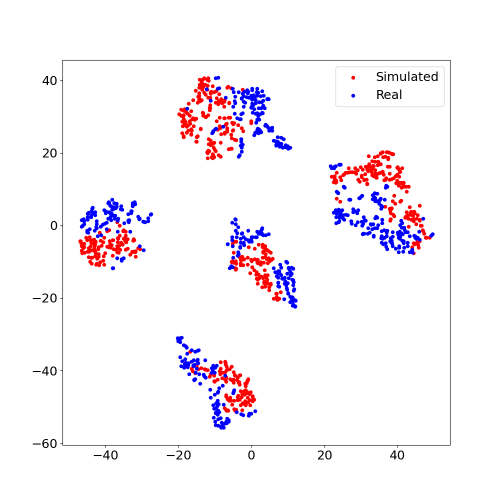
#> input picture figures/chap3_aba_s2m/s2m_all.png, 1000 x 1000 px, found by its file name (shown at 1/2 size)
$ python crop.py
#> lines starting #> are read from the running program, lines starting #| are printed output that depends on the picture
# 导入图片处理库
from PIL import Image

def center_crop_img(image_path, save_path, target_width, target_height):
    """
    图片中心裁剪函数
    :param image_path: 你的图片路径(必填)
    :param save_path: 裁剪后的图片保存路径(必填)
    :param target_width: 裁剪后的目标宽度(像素)
    :param target_height: 裁剪后的目标高度(像素)
    """
#> called with image_path = 'figures\\chap3_aba_s2m\\s2m_all.png', target_width = 900, target_height = 900
    # 打开图片
    img = Image.open(image_path)
#> img is the input picture: PIL image 1000x1000 RGBA; mean R, G, B, A 248.2, 243, 248, 255
    # 获取图片原始宽高
    raw_width, raw_height = img.size
#> raw_width = 1000; raw_height = 1000
    print(f"原始图片尺寸：宽{raw_width}px × 高{raw_height}px")
#| 原始图片尺寸：宽1000px × 高1000px
    print(f"要裁剪的尺寸：宽{target_width}px × 高{target_height}px")

    # ========== 核心：中心裁剪的坐标计算（固定公式，无需修改） ==========
    # 计算裁剪的起始x坐标 = (原图宽 - 目标宽) / 2
    crop_x = (raw_width - target_width) // 2
#> crop_x = 50
    # 计算裁剪的起始y坐标 = (原图高 - 目标高) / 2
    crop_y = (raw_height - target_height) // 2
#> crop_y = 50
    # 裁剪的结束坐标
    crop_x2 = crop_x + target_width
#> crop_x2 = 950
    crop_y2 = crop_y + target_height
#> crop_y2 = 950

    # 执行裁剪（核心方法，pillow的crop传参格式：(左上x, 左上y, 右下x, 右下y)）
    crop_img = img.crop((crop_x, crop_y, crop_x2, crop_y2))
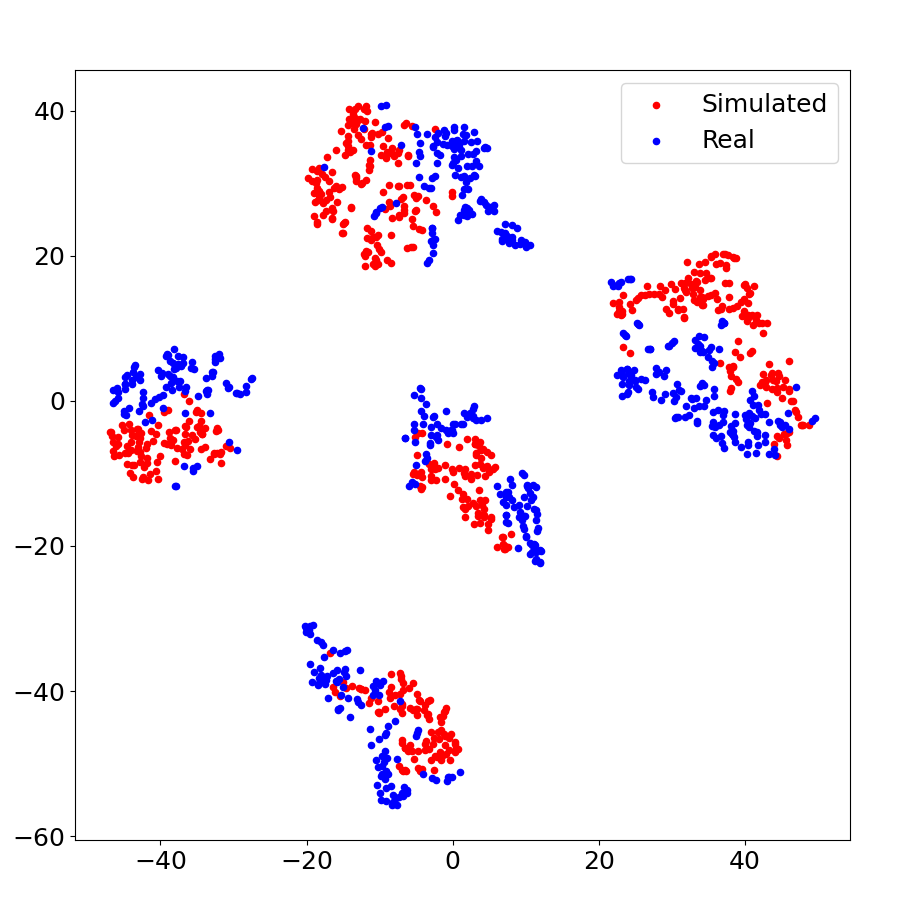
#> crop_img: PIL image 900x900 RGBA; mean R, G, B, A 246.6, 240.1, 246.4, 255
    # 保存裁剪后的图片
    crop_img.save(save_path)
    print(f"✅ 中心裁剪完成！裁剪后的图片已保存至：{save_path}")

# ==================== 这里修改成你自己的参数即可 ====================
if __name__ == "__main__":
    # 1. 你的图片路径（可以是绝对路径，比如：C:/test/1.png  或  相对路径直接写 1.png）
    IMG_PATH = "figures\chap3_aba_s2m\s2m_all.png"
    # 2. 裁剪后保存的路径（比如：crop_test.png）
    SAVE_PATH = "figures/chap3_aba_s2m/s2m_all_cropped.png"
    # 3. 你要裁剪的目标尺寸【按需修改！】
    TARGET_W = 900   # 裁剪后的宽度
    TARGET_H = 900   # 裁剪后的高度

    # 调用函数执行中心裁剪
    center_crop_img(IMG_PATH, SAVE_PATH, TARGET_W, TARGET_H)

$ run again, with figures/chap4/1.png copied over figures/chap3_aba_s2m/s2m_all.png
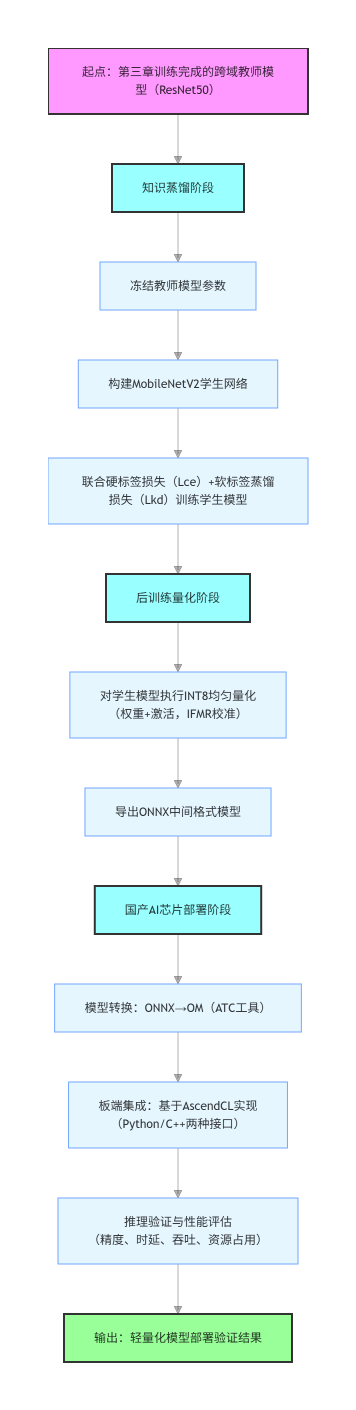
#> input picture figures/chap4/1.png, 712 x 2820 px, found by its file name (shown at 1/2 size)
#> in center_crop_img, img is the input picture: PIL image 712x2820 RGBA; mean R, G, B, A 238, 244.3, 248, 255
#| 原始图片尺寸：宽712px × 高2820px
#> in center_crop_img, `crop_img = img.crop((crop_x, crop_y, crop_x2, crop_y2))`:
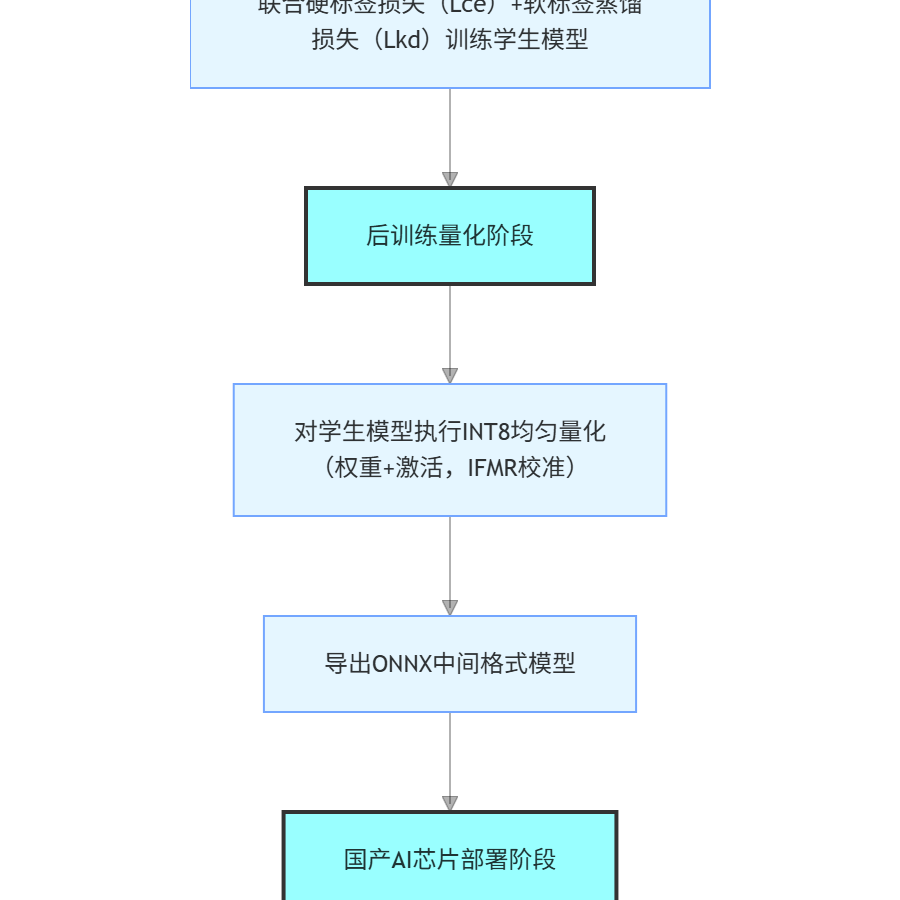
#> crop_img: PIL image 900x900 RGBA; mean R, G, B, A 185.9, 195.6, 197.6, 201.7; transparent parts drawn white

$ run again, with figures/chap3_aba_s2m/s2m_baseline.png copied over figures/chap3_aba_s2m/s2m_all.png
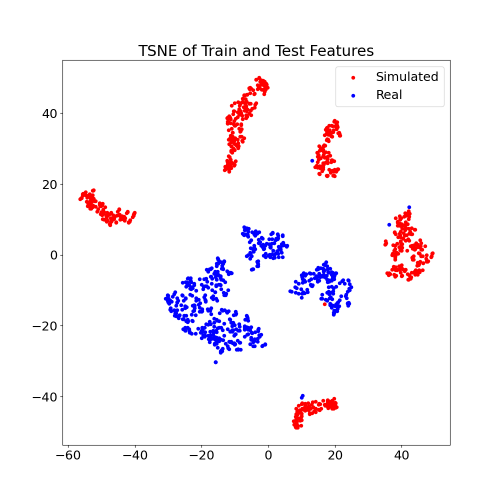
#> input picture figures/chap3_aba_s2m/s2m_baseline.png, 1000 x 1000 px, found by its file name (shown at 1/2 size)
#> in center_crop_img, img is the input picture: PIL image 1000x1000 RGBA; mean R, G, B, A 248.1, 243.7, 248.2, 255
#| 原始图片尺寸：宽1000px × 高1000px
#> in center_crop_img, `crop_img = img.crop((crop_x, crop_y, crop_x2, crop_y2))`:
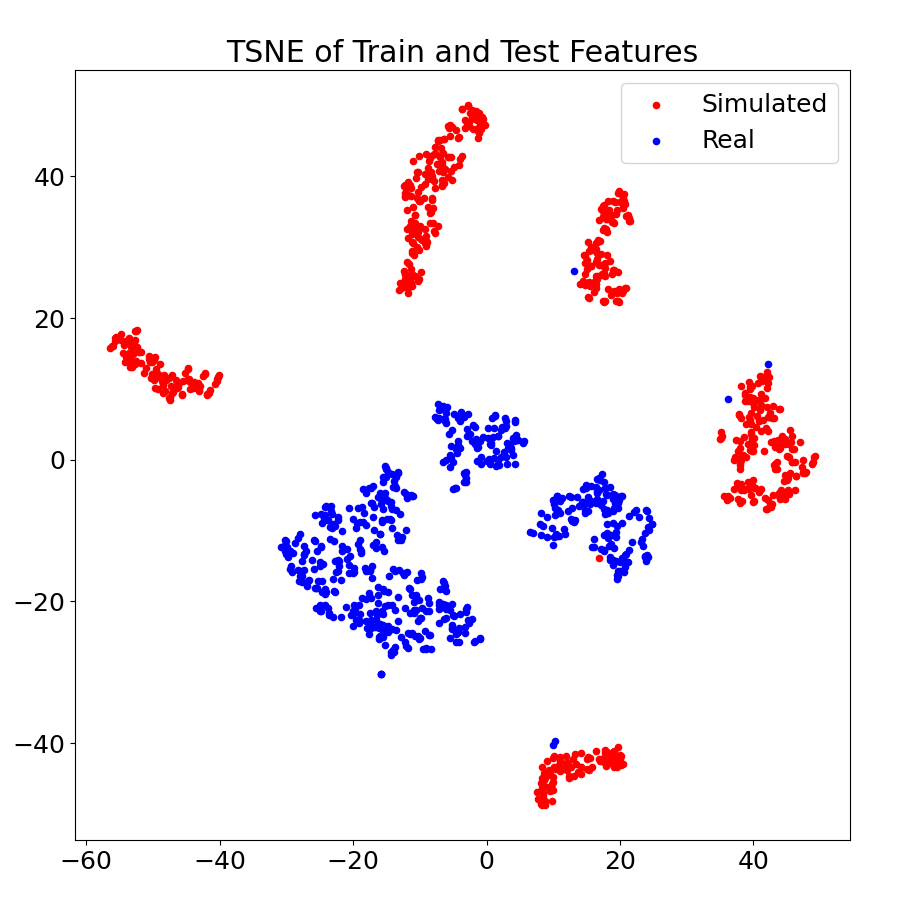
#> crop_img: PIL image 900x900 RGBA; mean R, G, B, A 246.5, 241.1, 246.6, 255

$ run again, with figures/chap3_aba_s2m/s2m_pixel.png copied over figures/chap3_aba_s2m/s2m_all.png
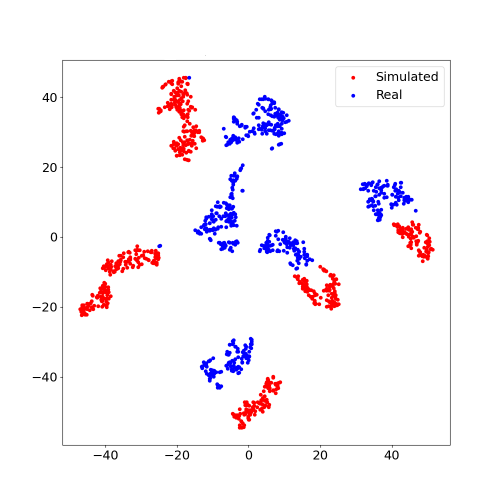
#> input picture figures/chap3_aba_s2m/s2m_pixel.png, 1000 x 1000 px, found by its file name (shown at 1/2 size)
#> in center_crop_img, img is the input picture: PIL image 1000x1000 RGBA; mean R, G, B, A 249, 244.5, 248.8, 255
#| 原始图片尺寸：宽1000px × 高1000px
#> in center_crop_img, `crop_img = img.crop((crop_x, crop_y, crop_x2, crop_y2))`:
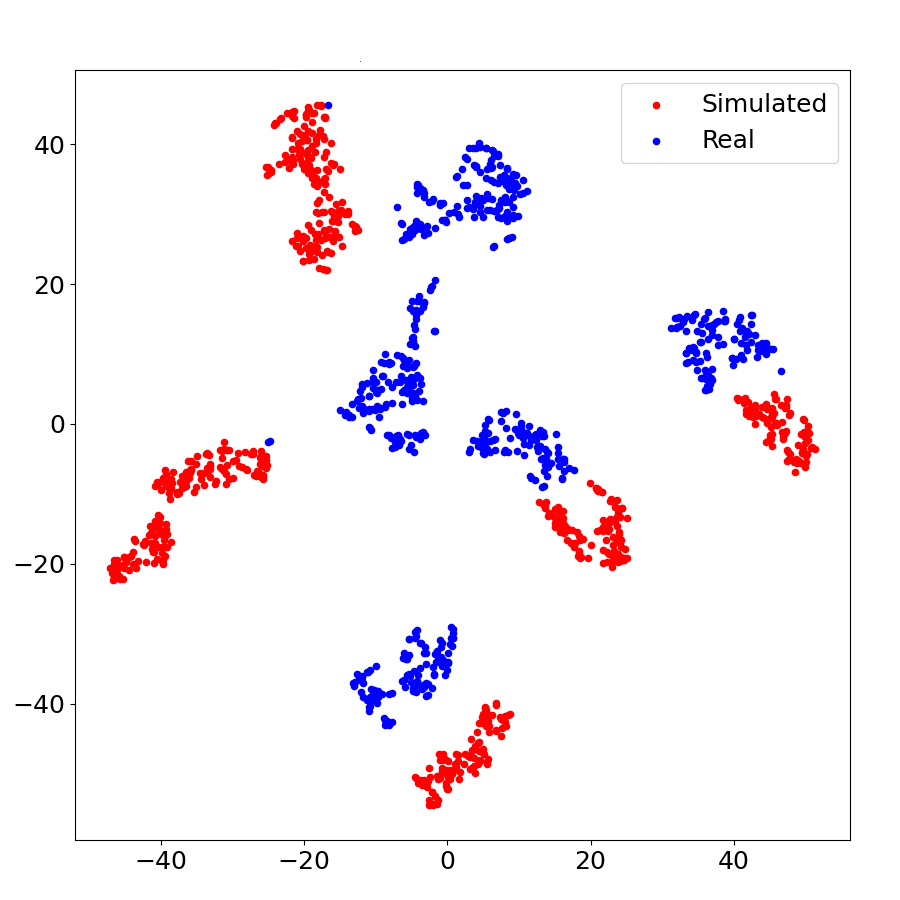
#> crop_img: PIL image 900x900 RGBA; mean R, G, B, A 247.6, 242, 247.4, 255
